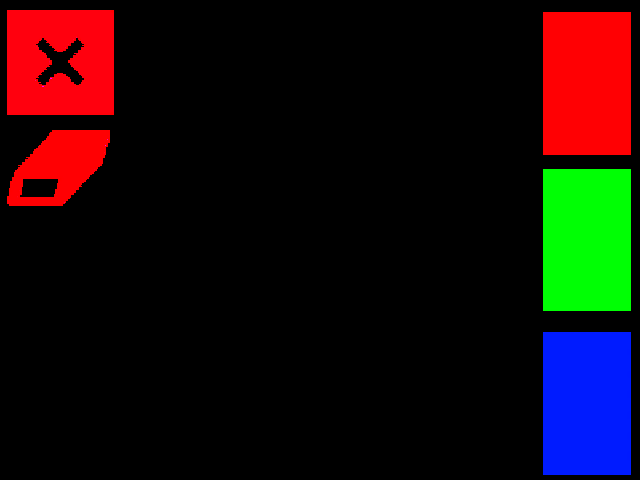
//> input picture paint.png, 640 x 480 px
$ ./liveVideo   (built with g++ and OpenCV 4)
//> lines starting //> are read from the running program, lines starting //| are printed output that depends on the picture; after the words box and inside, x2 and y2 are one past the last pixel; in counts of white or black regions, pixels touching at a corner belong together
//> further down, layout is the input picture: 480 rows x 640 cols, CV_8UC4; mean B, G, R, A 11.2, 11.5, 22.8, 38.7
/*
 *	Painting on Live Video from Webcam
 *
 *	Visual Computation - MIECT - UA - 2019/2020
 *
*/

#include <iostream>
#include <opencv2/core/core.hpp>
#include <opencv2/imgproc/imgproc.hpp>
#include <opencv2/highgui/highgui.hpp>
#include <tuple>
#include <string>

using namespace cv;
using namespace std;

// find and return mean coordinates of yellow object
Point objectCoords(Mat frame, Scalar lowerLimit, Scalar upperLimit){
	Mat frame_hsv;
	cvtColor(frame, frame_hsv, CV_BGR2HSV);
	Mat output;
	inRange(frame_hsv, lowerLimit, upperLimit, output);

	vector<Point> location;
	findNonZero(output, location);

	int meanX = 0, meanY = 0;
	for (int i = 0; i < location.size(); ++i)
	{
		meanX += location[i].x;
		meanY += location[i].y;
	}
	int x = -1, y = -1;

	if(meanX != 0){
		x = meanX/location.size();
	}

	if(meanY != 0){
		y = meanY/location.size();
	}

	imshow("Threshold", output);
	return Point(x,y);
}

Scalar changeColor(Point pos, Scalar lineCol){
	if(pos.x >= 550){
		if(pos.y <= 155){
			lineCol = Scalar(0,0,255);	// red color
		}
		else if(pos.y >= 170 && pos.y <= 310){
			lineCol = Scalar(0,255,0); // green color
		}
		else if(pos.y >= 340 && pos.y <= 475){
			lineCol = Scalar(255,0,0);	// blue color
		}
	}

	return lineCol;
}

Mat drawL(int posX, int posY, int lastX, int lastY, Scalar lineCol, int thickness, Mat drawPanel){
	if(posX != -1 && posY != -1 && lastX != -1 && lastY != -1){
		if(posY > 0 && posY < 480){
			if(posX > 115 && posX < 540){
				line(drawPanel, Point(posX,posY), Point(lastX,lastY), lineCol, thickness);
			}
		}
	}

	return drawPanel;
}

tuple<Mat, Mat> getMask(Mat matrix){
	vector<Mat> rgbLayer;
	split(matrix,rgbLayer); // seperate channels
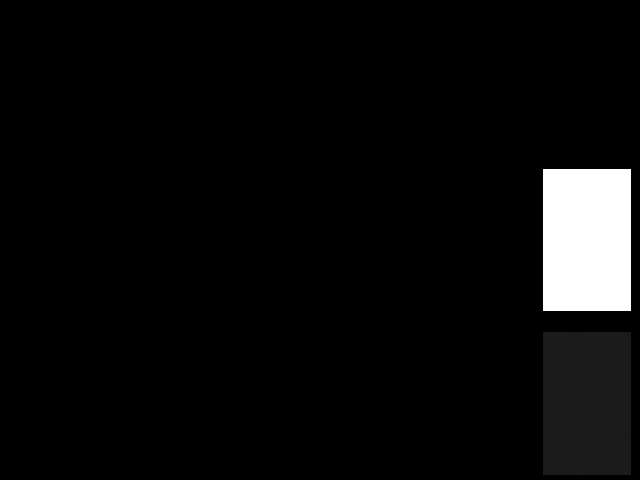
//> rgbLayer[1]: 480 rows x 640 cols, CV_8UC1; min 0, max 255, mean 11.5
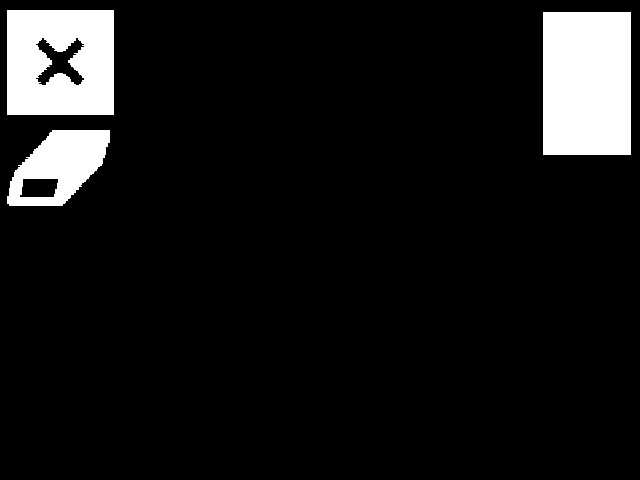
//> rgbLayer[2]: 480 rows x 640 cols, CV_8UC1; 8.9% white; 3 white regions, box (x1, y1, x2, y2) and area: (543, 12, 631, 155) 12584, (7, 10, 114, 115) 10161, (7, 130, 110, 206) 4729
    Mat cs[3] = { rgbLayer[0],rgbLayer[1],rgbLayer[2] };
    merge(cs,3,matrix);  	// glue together again
    Mat mask = rgbLayer[3];		// alpha channel used as mask
    return make_tuple(mask, matrix);
}

int main(int argc, char** argv){
	VideoCapture cap;
	Mat frame;

	// Open default camera with 0
	if(!cap.open(0)){
		cout << "Could not initialize capturing!!";
		return -1;
	}

	int width = cap.get(3);
	int height = cap.get(4);

	Point pos(width/2,height/2);

	// White panel
	Mat drawPanel(height, width, CV_8UC3, Scalar(255,255,255,0));

	// Mat to concatenate frame and drawPanel
	Mat output(height, width*2, CV_8UC3, Scalar::all(0));

	Mat layout = imread("paint.png", -1);
	Mat mask;
	tie(mask, layout) = getMask(layout);

	int close = 90; 	// at 30 FPS = 3 secs
	int clear = 90;		// at 30 FPS = 3 secs
	int thickness = 30;	// line thickness

	// Default color line -> blue
	Scalar lineCol;
	lineCol  = Scalar(255,0,0);

	while(true){
		cap >> frame;
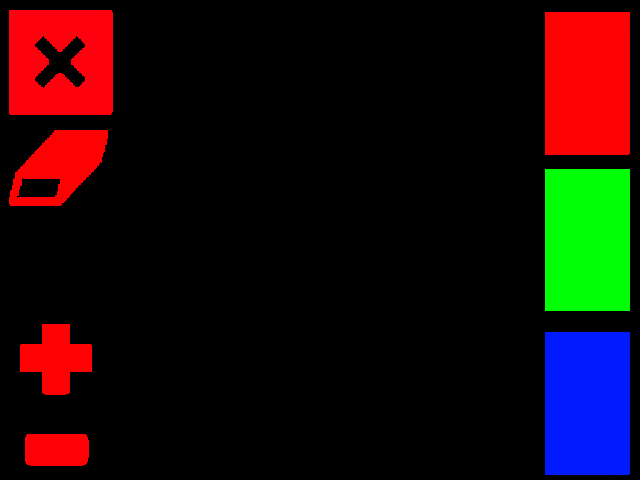
//> input picture paint2.png, 640 x 480 px, given in place of the camera
//> frame is the input picture: 480 rows x 640 cols, CV_8UC3; mean B, G, R 10.9, 11.1, 26

		// end of video frame
		if(frame.empty()) break;

		// Flip image to draw according to movements
		flip(frame,frame,1);
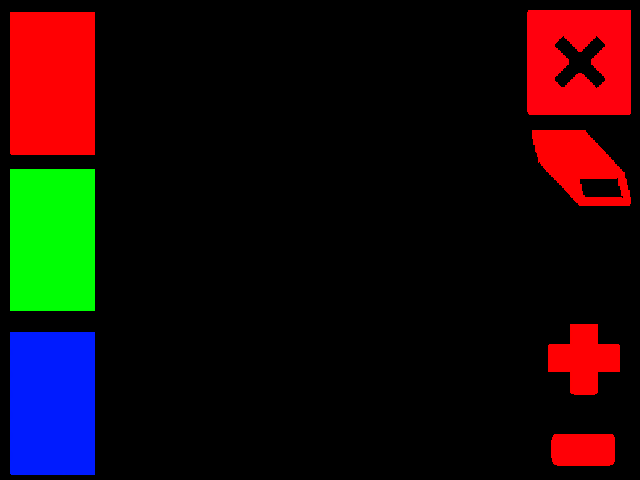
//> frame: 480 rows x 640 cols, CV_8UC3; mean B, G, R 10.9, 11.1, 26

		// Decrease background noise
		medianBlur(frame, frame, 5);

		// Keep object last position to draw line
		int lastX = pos.x;
		int lastY = pos.y;

		// Get mean coordinates of yellow object
		pos = objectCoords(frame, Scalar(20,100,100), Scalar(30,255,255));
//> in objectCoords, `cvtColor(frame, frame_hsv, CV_BGR2HSV);`: frame_hsv: 480 rows x 640 cols, CV_8UC3; mean H, S, V 13.4, 46, 46
//> in objectCoords, `inRange(frame_hsv, lowerLimit, upperLimit, output);`: output: 480 rows x 640 cols, CV_8UC1; every value is 0
//> in objectCoords, `findNonZero(output, location);`: location = empty
//> after the loop in objectCoords, `for (int i = 0; i < location.size(); ++i)`: meanX = 0
//> pos = Point(-1, -1)

		// Close windows or Clear DrawPanel
		if(pos.x > 0 && pos.x < 110){
			if(pos.y > 0 && pos.y < 115){	// close windows
				close--;
				string c = "Closing window in: " + to_string(close/30+1);
				putText(frame, c, Point((width/2)-100, 30), FONT_HERSHEY_SIMPLEX, 0.7, Scalar(0,0,0), 2);
				if(close == 0){
					break;
					close = 90;
				}
			}
			else if(pos.y > 135 && pos.y < 205){	// erase screen
				clear--;
				string c = "Erasing screen in: " + to_string(clear/30+1);
				putText(frame, c, Point((width/2)-100, 30), FONT_HERSHEY_SIMPLEX, 0.7, Scalar(0,0,0), 2);
				if(clear == 0){
					drawPanel.setTo(Scalar(255,255,255));	// white panel
					clear = 90;
				}
			}
		}
		else{
			close = 90;
			clear = 90;
		}

		// Line thickness
		if(pos.x > 20 && pos.x < 90){
			if(pos.y > 325 && pos.y < 390){
				thickness++;
			}
			else if(pos.y > 435 && pos.y < 460){
				thickness--;
				if(thickness <= 15){
					thickness = 15;
				}
			}
		}

		// line thickness
		putText(frame, to_string(thickness/15), Point(45,425), FONT_HERSHEY_SIMPLEX, 1, Scalar(0,0,0), 2);

		lineCol	= changeColor(pos, lineCol);
//> lineCol = Scalar(255)
		drawPanel = drawL(pos.x, pos.y, lastX, lastY, lineCol, thickness/15, drawPanel);
//> drawPanel: 480 rows x 640 cols, CV_8UC3; every value is 255

		layout.copyTo(frame, mask);
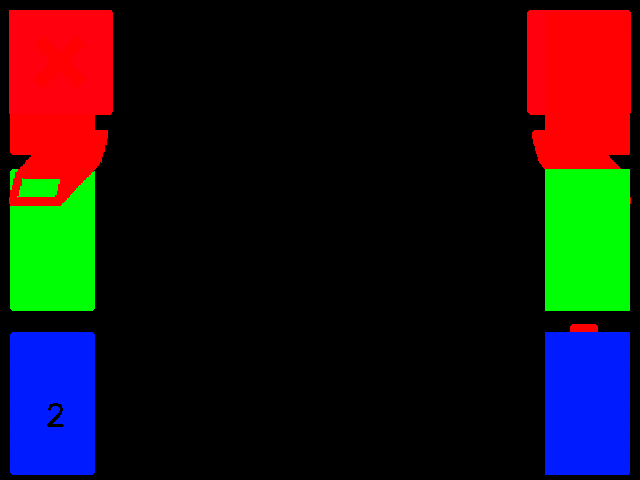
//> frame: 480 rows x 640 cols, CV_8UC3; mean B, G, R 21.1, 20.7, 27.6

		frame.copyTo(output(Rect(0,0,width,height)));
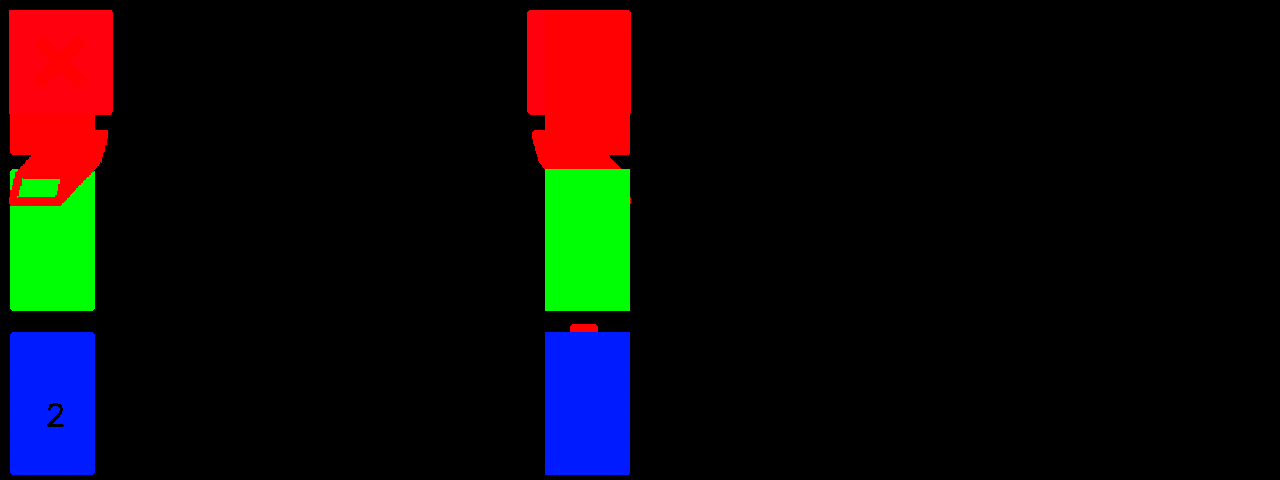
//> output: 480 rows x 1280 cols, CV_8UC3; mean B, G, R 10.5, 10.4, 13.8
		drawPanel.copyTo(output(Rect(width,0,width,height)));
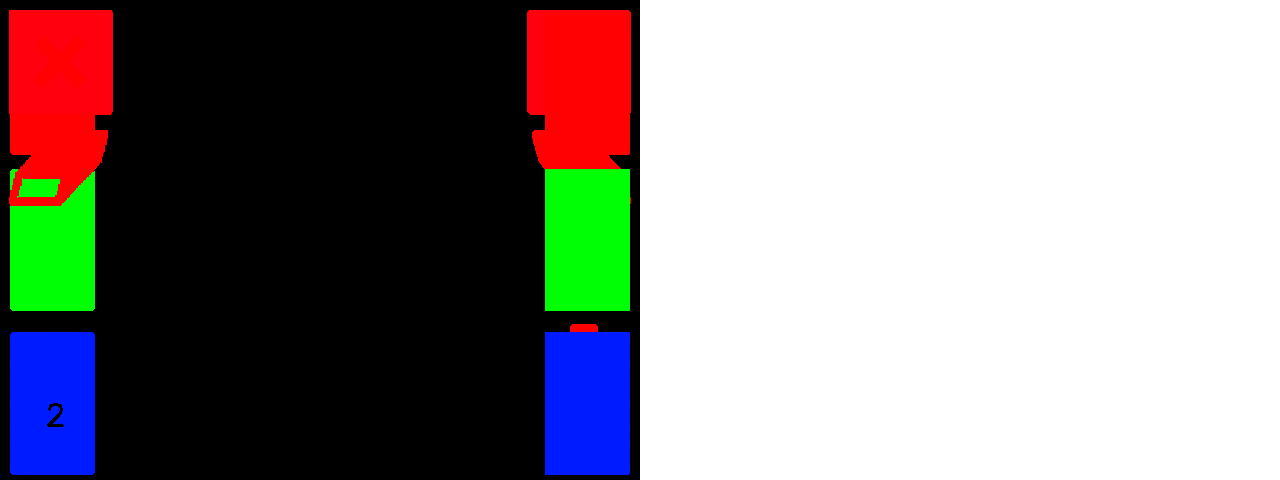
//> output: 480 rows x 1280 cols, CV_8UC3; mean B, G, R 138, 137.9, 141.3

		imshow("Live Video Paint", output);

		int c = waitKey(10);
//> the Esc key is pressed
		if(c == 27){
			break;	// stop capturing by pressing ESC
		}
		else if((char)c == 'R' || (char)c == 'r'){	// reset
			frame.setTo(Scalar(0,0,0));	// black frame
			drawPanel.setTo(Scalar(255,255,255));	// white panel
		}

	}

	return 0;
}
